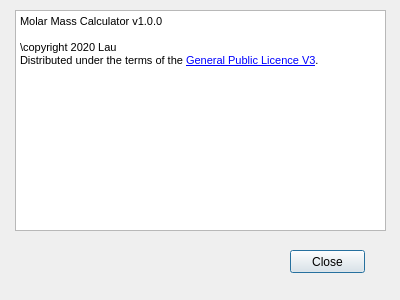
<?xml version="1.0" encoding="UTF-8"?>
<ui version="4.0">
 <class>Dialog</class>
 <widget class="QDialog" name="Dialog">
  <property name="geometry">
   <rect>
    <x>0</x>
    <y>0</y>
    <width>400</width>
    <height>300</height>
   </rect>
  </property>
  <property name="focusPolicy">
   <enum>Qt::ClickFocus</enum>
  </property>
  <property name="windowTitle">
   <string>Dialog</string>
  </property>
  <property name="autoFillBackground">
   <bool>false</bool>
  </property>
  <property name="sizeGripEnabled">
   <bool>false</bool>
  </property>
  <property name="modal">
   <bool>false</bool>
  </property>
  <widget class="QTextBrowser" name="textBrowser">
   <property name="geometry">
    <rect>
     <x>15</x>
     <y>10</y>
     <width>371</width>
     <height>221</height>
    </rect>
   </property>
   <property name="html">
    <string>&lt;!DOCTYPE HTML PUBLIC &quot;-//W3C//DTD HTML 4.0//EN&quot; &quot;http://www.w3.org/TR/REC-html40/strict.dtd&quot;&gt;
&lt;html&gt;&lt;head&gt;&lt;meta name=&quot;qrichtext&quot; content=&quot;1&quot; /&gt;&lt;style type=&quot;text/css&quot;&gt;
p, li { white-space: pre-wrap; }
&lt;/style&gt;&lt;/head&gt;&lt;body style=&quot; font-family:'MS Shell Dlg 2'; font-size:8.25pt; font-weight:400; font-style:normal;&quot;&gt;
&lt;p style=&quot; margin-top:0px; margin-bottom:0px; margin-left:0px; margin-right:0px; -qt-block-indent:0; text-indent:0px;&quot;&gt;Molar Mass Calculator v1.0.0&lt;/p&gt;
&lt;p style=&quot;-qt-paragraph-type:empty; margin-top:0px; margin-bottom:0px; margin-left:0px; margin-right:0px; -qt-block-indent:0; text-indent:0px;&quot;&gt;&lt;br /&gt;&lt;/p&gt;
&lt;p style=&quot; margin-top:0px; margin-bottom:0px; margin-left:0px; margin-right:0px; -qt-block-indent:0; text-indent:0px;&quot;&gt;\copyright 2020 Lau&lt;/p&gt;
&lt;p style=&quot; margin-top:0px; margin-bottom:0px; margin-left:0px; margin-right:0px; -qt-block-indent:0; text-indent:0px;&quot;&gt;&lt;span style=&quot; font-size:8pt;&quot;&gt;Distributed under the terms of the &lt;/span&gt;&lt;a href=&quot;https://github.com/LauKr/molar-mass-calculator/blob/master/LICENSE&quot;&gt;&lt;span style=&quot; font-size:8pt; text-decoration: underline; color:#0000ff;&quot;&gt;General Public Licence V3&lt;/span&gt;&lt;/a&gt;&lt;span style=&quot; font-size:8pt;&quot;&gt;.&lt;/span&gt;&lt;/p&gt;
&lt;p style=&quot;-qt-paragraph-type:empty; margin-top:0px; margin-bottom:0px; margin-left:0px; margin-right:0px; -qt-block-indent:0; text-indent:0px; font-size:8pt;&quot;&gt;&lt;br /&gt;&lt;/p&gt;&lt;/body&gt;&lt;/html&gt;</string>
   </property>
  </widget>
  <widget class="QPushButton" name="pushButton">
   <property name="geometry">
    <rect>
     <x>290</x>
     <y>250</y>
     <width>75</width>
     <height>23</height>
    </rect>
   </property>
   <property name="text">
    <string>Close</string>
   </property>
  </widget>
 </widget>
 <resources/>
 <connections>
  <connection>
   <sender>pushButton</sender>
   <signal>clicked()</signal>
   <receiver>Dialog</receiver>
   <slot>close()</slot>
   <hints>
    <hint type="sourcelabel">
     <x>197</x>
     <y>281</y>
    </hint>
    <hint type="destinationlabel">
     <x>199</x>
     <y>149</y>
    </hint>
   </hints>
  </connection>
 </connections>
</ui>
